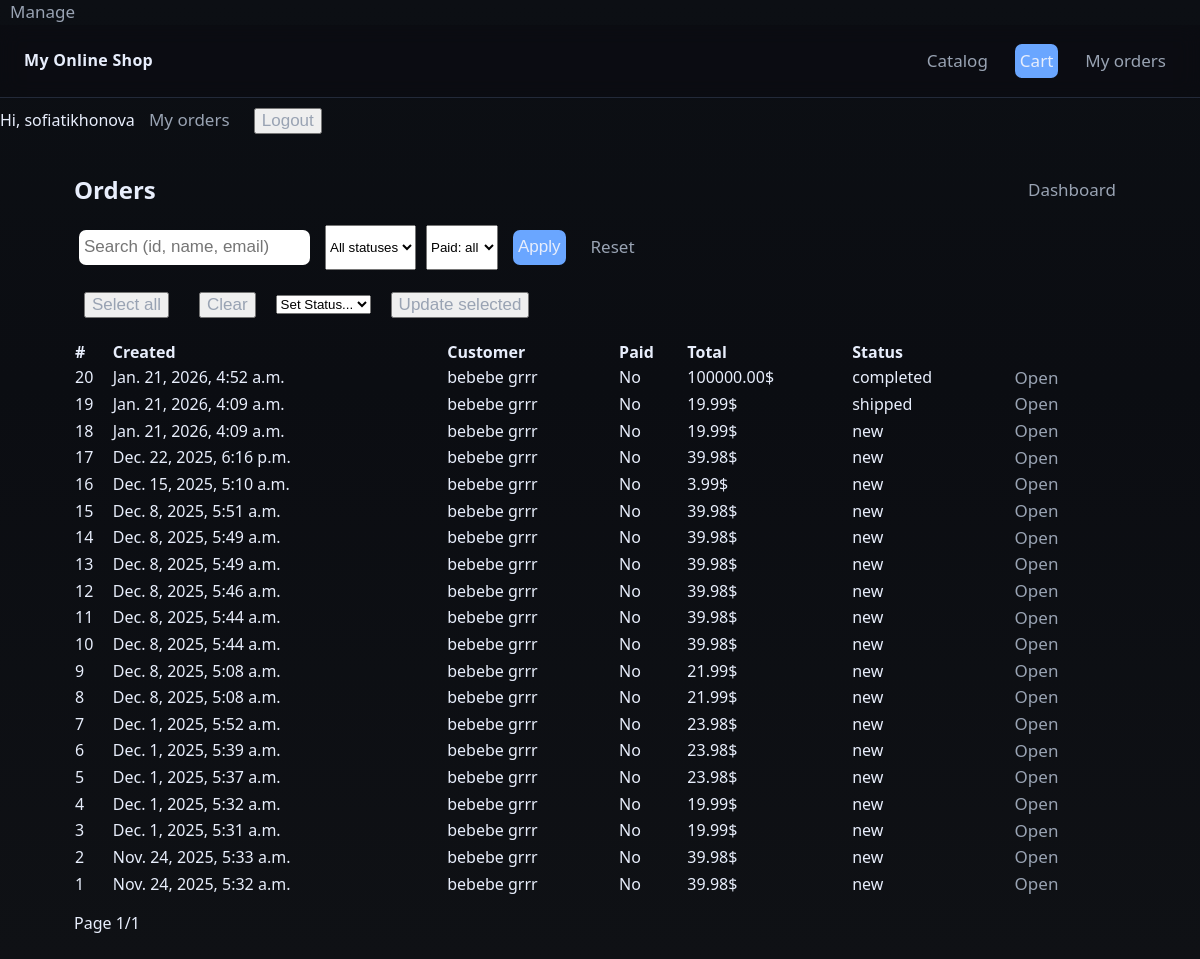
The app's page /manage/orders (signed in), older data.
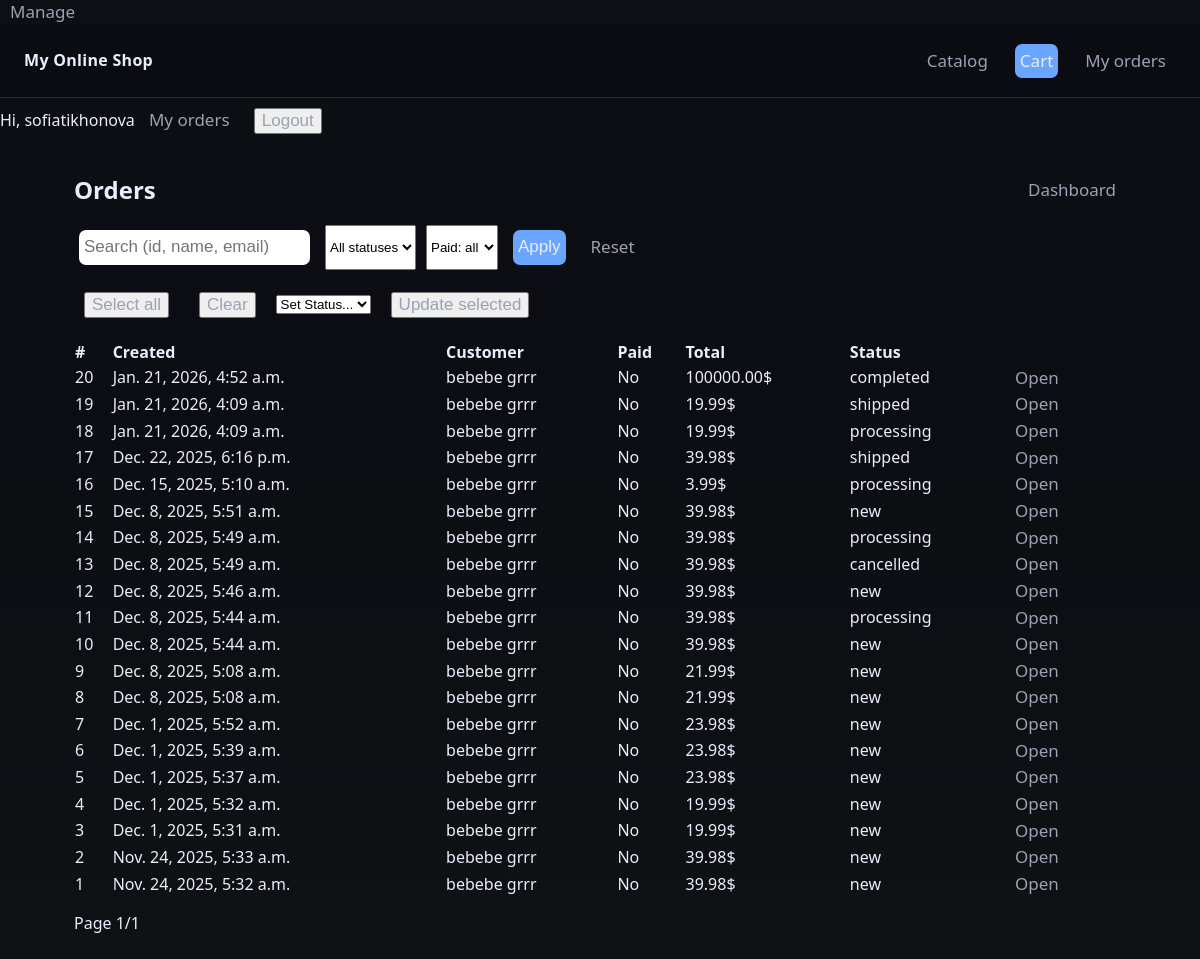
The same page, newer data.
### shop/models.py (models this page shows, shortened)
class Order(models.Model):
    STATUS_NEW='new'
    STATUS_PROCESSING='processing'
    STATUS_SHIPPED='shipped'
    STATUS_COMPLETED='completed'
    STATUS_CANCELLED='cancelled'
    STATUS_CHOICES=[
        (STATUS_NEW, 'New'),
        (STATUS_PROCESSING, 'Processing'),
        (STATUS_SHIPPED, 'Shipped'),
        (STATUS_COMPLETED, 'Completed'),
        (STATUS_CANCELLED, 'Cancelled'),
    ]
    first_name=models.CharField(max_length=50)
    last_name=models.CharField(max_length=50, blank=True)
    email=models.EmailField()
    address=models.CharField(max_length=50)
    city=models.CharField(max_length=100, blank=True)
    status=models.CharField(
        max_length=20,
        choices=STATUS_CHOICES,
        default=STATUS_NEW,
        db_index=True
    )
    created=models.DateTimeField(default=timezone.now, db_index=True)
    paid=models.BooleanField(default=False)
    payment_id=models.CharField(max_length=100, blank=True)
    user = models.ForeignKey(
        settings.AUTH_USER_MODEL,
        on_delete=models.SET_NULL,
        null=True,
        blank=True,
        related_name="orders"
    )
    class Meta:
        ordering=['-created']
    def get_total_cost(self):
        return sum(item.get_cost() for item in self.items.all())

class OrderItem(models.Model):
    order=models.ForeignKey(Order, related_name='items', on_delete=models.CASCADE)
    product=models.ForeignKey(Product, related_name='order_items', on_delete=models.PROTECT)
    price=models.DecimalField(max_digits=10, decimal_places=2)
    quantity=models.PositiveIntegerField(default=1)
    def get_cost(self):
        return self.price*self.quantity

### shop/views.py (the view, shortened to what this page needs)
# urls.py: path('manage/orders', views.manage_orders, name='manage_orders'),
@login_required
@permission_required('shop.view_order', raise_exception=True)
def manage_orders(request):
    from .models import Order
    status=request.GET.get('status')
    qs=Order.objects.order_by('-created')
    q=(request.GET.get('q') or '').strip()
    paid=(request.GET.get('paid') or '').strip()
    if status:
        qs=qs.filter(status=status)
    if paid=='yes':
        qs=qs.filter(paid=True)
    elif paid=='no':
        qs=qs.filter(paid=False)
    paginator=Paginator(qs,20)
    page_number=request.GET.get('page')
    page_obj=paginator.get_page(page_number)
    context={
        'status':status,
        'page_obj':page_obj,
        'q':q,
        'paid':paid,
        'status_choices':Order.STATUS_CHOICES,
    }
    return render(request, 'shop/manage/orders_list.html', context)

### shop/templates/shop/manage/orders_list.html (shortened to what this page needs)
{%extends 'shop/base.html'%}
{%block content%}
<section class="panel">
    <div style="display:flex; justify-content:space-between; align-items:center;">
        <h2 style="margin:0;">Orders</h2>
        <a class="btn" href="{%url 'shop:manage_dashboard'%}">Dashboard</a>
    </div>
    <form method="get" style="display:flex; gap:10px; flex-wrap:wrap; margin-top:12px;">
        <input type="text" class="inputqty" name="q" value="{{q}}" placeholder="Search (id, name, email)">
        <select name="status">
            <option value="">All statuses</option>
        </select>
        <select name="paid">
            <option value="">Paid: all</option>
        </select>
        <button class="btn btn--primary" type="submit">Apply</button>
        <a href="{%url 'shop:manage_orders'%}" class="btn">Reset</a>
    </form>
    <form action="{%url 'shop:manage_orders_bulk_status'%}" method="post" style="margin-top:12px">
        <div style="display:flex; gap:10px; align-items:center; margin-bottom:10px;">
            <button class="btn" type="button" onclick="toggleAll(true)">Select all</button>
            <button class="btn" type="button" onclick="toggleAll(false)">Clear</button>
            <select name="status" required>
                <option value="" disabled selected>Set Status...</option>
            </select>
            <button class="btn btn--primaary" type="submit">Update selected</button>
        </div>
    <table style="width:100%; border-collapse:collapse; margin-top:12px;">
        <tr>
            <th align="left">#</th>
            <th align="left">Created</th>
            <th align="left">Customer</th>
            <th align="left">Paid</th>
            <th align="left">Total</th>
            <th align="left">Status</th>
            <th></th>
        </tr>
        {%for o in page_obj%}
        <tr>
            <td>{{o.id}}</td>
            <td>{{o.created}}</td>
            <td>{{o.first_name}} {{o.last_name}}</td>
            <td>{%if o.paid%}Yes{%else%}No{%endif%}</td>
            <td>{{o.get_total_cost}}$</td>
            <td>{{o.status}}</td>
            <td><a class="btn" href="{%url 'shop:manage_order_detail' o.id%}">Open</a></td>
        </tr>
        {%empty%}
        <tr><td colspan="7" class="muted">No orders</td></tr>
        {%endfor%}
    </table>
    </form>
    {%if page_obj%}
    <div style="display:flex; gap:10px; align-items:center; margin-top:14px;">
        <div class="muted">Page {{page_obj.number}}/{{page_obj.paginator.num_pages}}</div>
    </div>
    {%endif%}
</section>
{%endblock%}

### shop/templates/shop/base.html (shortened to what this page needs)
{%load static%}
<!DOCTYPE html>
<html lang="en">
<head>
    <link rel="stylesheet" href="{%static 'css/style.css'%}">
</head>
<body>
    {% if request.user.is_authenticated and perms.shop.change_product %}
    <a class="btn" href="{% url 'shop:manage_products' %}">Manage</a>
    {% endif %}
    <header class="header">
        <div class="header__inner">
            <div class="logo"><a href="{%url 'shop:home'%}">My Online Shop</a></div>
            <nav class="nav">
                <a class="btn" href="{% url 'shop:home'%}">Catalog</a>
                <a class="btn btn--primary" href="{%url 'shop:cart_detail'%}">Cart</a>
                {%if request.user.is_authenticated%}
                <a href="{%url 'shop:my_orders'%}" class="btn">My orders</a>
                {%endif%}
            </nav>
        </div>
    </header>
    {%if request.user.is_authenticated%}
    <span class="muted">Hi, {{request.user.username}}</span>
    <a href="{%url 'shop:my_orders'%}" class="btn">My orders</a>
    <form action="{%url 'shop:logout'%}"method="post" style="display:inline">
        <button class="btn" type="submit">Logout</button>
    </form>
    {%else%}
    <a href="{%url 'shop:login'%}" class="btn">Login</a>
    <a href="{%url 'shop:signup'%}" class="btn btn--primary">Sign up</a>
    {%endif%}
    <div class="container">
        {%block content%}
        {%endblock%}
    </div>
</body>
</html>

### static/css/style.css (style rules this page uses)
:root { --bg:#0f1115; --panel:#151922; --muted:#99a3b3; --text:#e8eefc; --brand:#6aa6ff; --brand-2:#7ee787; --danger:#ff6b6b; --border:#232a39; --radius:14px; --shadow: 0 6px 24px rgba(0,0,0,.25); }
* { box-sizing: border-box; }
html, body { height: 100%; }
body { margin: 0; font: 16px/1.45 system-ui, -apple-system, Segoe UI, Roboto, Ubuntu; color: var(--text); background: linear-gradient(180deg, #0c0f14, #0b0d12 40%, #0f1115 100%); }
.container { max-width: 1100px; margin: 0 auto; padding: 24px; }
.header { position: sticky; top: 0; z-index: 5; background: rgba(11,13,18,.75); backdrop-filter: blur(10px); border-bottom: 1px solid var(--border); }
.header__inner { display: flex; align-items: center; gap: 16px; padding: 14px 24px; }
.logo { font-weight: 700; letter-spacing: .3px; }
.logo a { color: var(--text); text-decoration: none; }
.nav { margin-left: auto; display: flex; gap: 12px; }
.btn { font-size: 20px; color: var(--text); text-decoration: none; }

### shop/templates/shop/manage/orders_list.html (style rules this page uses)
.btn { font-size: 17px; color: var(--muted); text-decoration: none; margin: 10px; }

### shop/templates/shop/base.html (style rules this page uses)
.btn { font-size: 17px; color: var(--muted); text-decoration: none; margin: 10px; }
.btn--primary { margin: 5px; padding: 5px; border: none; border-radius: 7px; background: var(--brand); color: var(--text); }
.inputqty { font-size: 17px; margin: 5px; padding: 5px; border: none; border-radius: 7px; background: white; color: var(--panel); }

Row changes from the older to the newer data that the page shows:
changed Order id 18: status "new" → "processing"
changed Order "Dec. 22, 2025, 6:16 p.m.": status "new" → "shipped"
changed Order "Dec. 15, 2025, 5:10 a.m.": status "new" → "processing"
changed Order id 14: status "new" → "processing"
changed Order id 13: status "new" → "cancelled"
changed Order id 11: status "new" → "processing"
